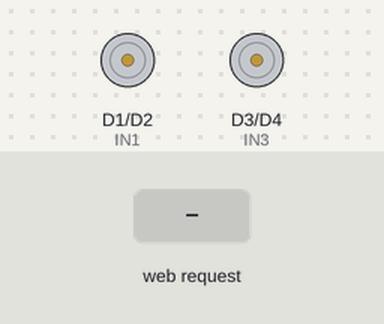
The sketch below on a simulated ESP8266 (NodeMCU). On the bench: motor-driver pin pairs drawn as motors (green arrow = first pin HIGH = forward, orange = second pin HIGH = backward, longer = more drive, scaled by the enable pin). The inputs (shaded band) are chosen by the test bench. WiFi joins after 1.5 s; servers stay silent unless stated; what the sketch prints to the serial monitor is not drawn.

Above: at 2.7 s.
2.8 s: HTTP request GET /forward received
At 3.4 s:
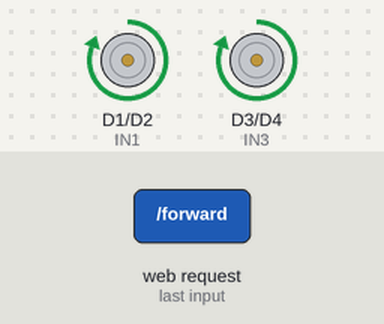
4.3 s: HTTP request GET /left received
At 5.5 s:
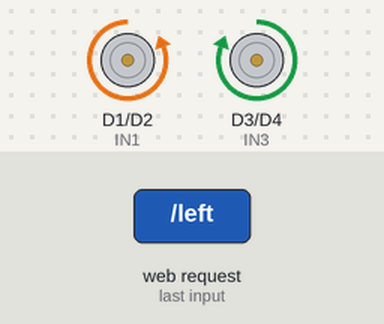
5.8 s: HTTP request GET /right received
At 6.9 s:
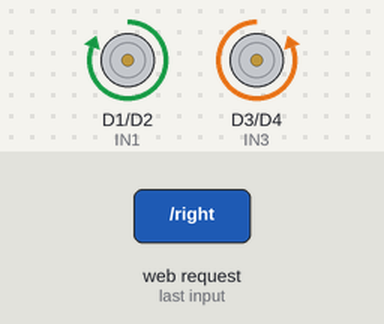
Timing chart, 0 to 8.8 s (numbered marks = the images above; inputs shaded):
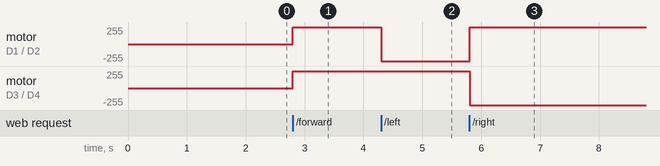

Measured:
- after the input at 2.8 s, motor on D1 (IN1) / D2 (IN2), motor on D3 (IN3) / D4 (IN4): stopped → forward 255/255 at once
- after the input at 4.3 s, motor on D1 (IN1) / D2 (IN2): forward 255/255 → backward 255/255 at once
- after the input at 5.8 s, motor on D1 (IN1) / D2 (IN2): backward 255/255 → forward 255/255 at once; motor on D3 (IN3) / D4 (IN4): forward 255/255 → backward 255/255 at once

The sketch:

rc_car.ino
```cpp
#include <ESP8266WiFi.h>

// Define motor pins
#define IN1 D1  // Rear motor control 1
#define IN2 D2  // Rear motor control 2
#define IN3 D3  // Front motor control 1
#define IN4 D4  // Front motor control 2
#define ENA D5  // Rear motor enable
#define ENB D6  // Front motor enable

// Wi-Fi credentials
const char* ssid = ""; // fill in your Wi-Fi name
const char* password = ""; // fill in your Wi-Fi password

// Server configuration
WiFiServer server(8888);  // Use port 8888 for socket communication

void setup() {
  // Initialize serial communication
  Serial.begin(115200);

  // Motor pin configurations
  pinMode(IN1, OUTPUT);
  pinMode(IN2, OUTPUT);
  pinMode(IN3, OUTPUT);
  pinMode(IN4, OUTPUT);
  pinMode(ENA, OUTPUT);
  pinMode(ENB, OUTPUT);

  // Set ENA and ENB to HIGH to enable motors
  digitalWrite(ENA, HIGH);
  digitalWrite(ENB, HIGH);

  // Connect to Wi-Fi
  WiFi.begin(ssid, password);
  while (WiFi.status() != WL_CONNECTED) {
    delay(500);
    Serial.print(".");
  }
  Serial.println("WiFi connected");

  // Print the IP address of the ESP8266
  Serial.print("ESP8266 IP address: ");
  Serial.println(WiFi.localIP());

  // Start the socket server
  server.begin();
}

void loop() {
  // Check for incoming clients
  WiFiClient client = server.available();
  if (client) {
    Serial.println("Client connected");
    while (client.connected()) {
      if (client.available()) {
        String fistState = client.readStringUntil('\n');
        Serial.println("Fist state received: " + fistState);

        // Process the fist state
        if (fistState.indexOf("forward") >= 0) {
          moveForward();
        } else if (fistState.indexOf("stop") >= 0) {
          stopCar();
        } else if (fistState.indexOf("left") >= 0) {
          rotateLeft();
        } else if (fistState.indexOf("right") >= 0) {
          rotateRight();
        }
      }
    }
    client.stop();
    Serial.println("Client disconnected");
  }
}

// Function to move the car forward
void moveForward() {
  digitalWrite(IN1, HIGH);
  digitalWrite(IN2, LOW);
  digitalWrite(IN3, HIGH);
  digitalWrite(IN4, LOW);
  Serial.println("Car moving forward");
}

// Function to stop the car
void stopCar() {
  digitalWrite(IN1, LOW);
  digitalWrite(IN2, LOW);
  digitalWrite(IN3, LOW);
  digitalWrite(IN4, LOW);
  Serial.println("Car stopped");
}

// Function to rotate the car to the left
void rotateLeft() {
  digitalWrite(IN1, LOW);
  digitalWrite(IN2, HIGH);
  digitalWrite(IN3, HIGH);
  digitalWrite(IN4, LOW);
  Serial.println("Car rotating left");
}

// Function to rotate the car to the right
void rotateRight() {
  digitalWrite(IN1, HIGH);
  digitalWrite(IN2, LOW);
  digitalWrite(IN3, LOW);
  digitalWrite(IN4, HIGH);
  Serial.println("Car rotating right");
}
```
